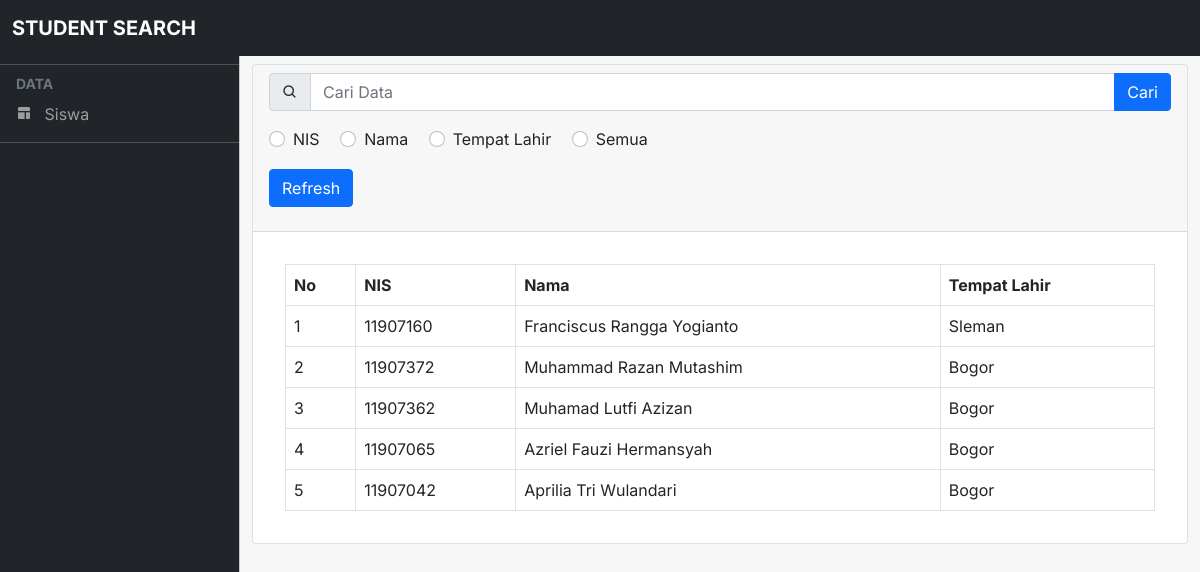
The page / on the database its author committed.
### tables this page shows
CREATE TABLE `siswa` (
  `id` int(11) NOT NULL,
  `nis` varchar(100) NOT NULL,
  `nama` varchar(100) NOT NULL,
  `tempat_lahir` varchar(100) NOT NULL
);

### php/search.php (called while the page is built)
<?php
    if(isset($_GET['cari'])){
        @$radiovalue = $_GET['radiocheck'];
        $cari = $_GET['cari'];
        echo "<b>Hasil pencarian : ".$cari."</b>";
        if($radiovalue == "nis"){
        $query = mysqli_query($conn, "SELECT * FROM siswa WHERE nis LIKE '%".$cari."%' ");
        }
        if($radiovalue == "nama"){
        $query = mysqli_query($conn, "SELECT * FROM siswa WHERE nama LIKE '%".$cari."%' ");
        }
        if($radiovalue == "tempat_lahir"){
        $query = mysqli_query($conn, "SELECT * FROM siswa WHERE tempat_lahir LIKE '%".$cari."%' ");
        }
        if($radiovalue == "semua"){
        $query = mysqli_query($conn, "SELECT * FROM siswa WHERE nis LIKE '%" . $cari . "%' OR nama LIKE '%" . $cari . "%' OR tempat_lahir LIKE '%" . $cari . "%' ");
        }
        if($radiovalue == ""){
        $query = mysqli_query($conn, "SELECT * FROM siswa WHERE nis LIKE '%" . $cari . "%' OR nama LIKE '%" . $cari . "%' OR tempat_lahir LIKE '%" . $cari . "%' ");
        }
    }
    else{
        $query = mysqli_query($conn, "SELECT * FROM siswa");
    }
    $no = 1;
?>

### index.php (the view, shortened to what this page needs)
<?php
require_once 'php/config.php';
require_once 'app/header.php';
?>
<body>
    <?php
    require_once 'app/navbar.php';
    require_once 'app/sidebar.php';
    ?>
    <main class="mt-5 pt-3">
        <div class="container-fluid">
            <div class="row">
              <div class="mx-auto">
                <div class="col-md-12 mb-3">
                  <div class="card">
                      <div class="card-header">
                          <form action="index.php" method="GET">
                            <div class="form-group mb-3 input-group">
                              <span class="input-group-text">
                                <i class='bx bx-search'></i>
                              </span>
                              <input type="text" class="form-control" placeholder="Cari Data" name="cari">
                              <button type="submit" class="btn btn-primary">Cari</button>
                            </div>
                            <div class="mb-3 radio-group">
                              <div class="form-check form-check-inline">
                                <input class="form-check-input" type="radio" name="radiocheck" id="radioNis" value="nis" autocomplete="off">
                                <label class="form-check-label" for="radioNis">NIS</label>
                              </div>
                              <div class="form-check form-check-inline">
                                <input class="form-check-input" type="radio" name="radiocheck" id="radioNama" value="nama" autocomplete="off">
                                <label class="form-check-label" for="radioNama">Nama</label>
                              </div>
                              <div class="form-check form-check-inline">
                                <input class="form-check-input" type="radio" name="radiocheck" id="radioTempat" value="tempat_lahir" autocomplete="off">
                                <label class="form-check-label" for="radioTempat">Tempat Lahir</label>
                              </div>
                              <div class="form-check form-check-inline">
                                <input class="form-check-input" type="radio" name="radiocheck" id="radioSemua" value="semua" autocomplete="off">
                                <label class="form-check-label" for="radioSemua">Semua</label>
                              </div>
                            </div>
                          </form>
                          <div class="mb-3">
                              <a class="btn btn-primary" href="index.php">Refresh</a>
                          </div>
                      </div>
                      <div class="card-body">
                          <div class="table-responsive px-3">
                            <table class="table table-bordered mt-3">
                                <thead>
                                  <tr>
                                    <th scope="col">No</th>
                                    <th scope="col">NIS</th>
                                    <th scope="col">Nama</th>
                                    <th scope="col">Tempat Lahir</th>
                                  </tr>
                                </thead>
                                <tbody id="show">
                                    <?php
                                    include 'php/search.php';
                                    while ($row = mysqli_fetch_object($query)) {
                                    ?>
                                        <tr>
                                            <td><?= $no++; ?></td>
                                            <td><?= $row->nis; ?></td>
                                            <td><?= $row->nama; ?></td>
                                            <td><?= $row->tempat_lahir; ?></td>
                                        </tr>
                                    <?php } ?>
                                </tbody>
                            </table>
                          </div>
                      </div>
                  </div>
              </div>
          </div>
        </div>
      </div>
    </main>
</body>
</html>

### app/header.php (shortened to what this page needs)
<!DOCTYPE html>
<html lang="en">
<head>
    <link href="https://cdn.jsdelivr.net/npm/bootstrap@5.1.0/dist/css/bootstrap.min.css" rel="stylesheet">
    <link href='https://unpkg.com/boxicons@2.0.9/css/boxicons.min.css' rel='stylesheet'>
    <link rel="stylesheet" href="css/style.css">
</head>

### app/navbar.php (shortened to what this page needs)
<nav class="navbar navbar-expand-lg navbar-dark bg-dark fixed-top">
    <div class="container-fluid">
        <a class="navbar-brand fw-bold text-uppercase me-auto" href="#">Student Search</a>
    </div>
</nav>

### app/sidebar.php
<div class="offcanvas offcanvas-start sidebar-nav text-white bg-dark" tabindex="-1" id="sidebar" aria-labelledby="sidebar">
    <div class="offcanvas-body p-0">
      <nav class="navbar-dark">
          <ul class="navbar-nav">
              <li>
                  <hr class="dropdown-divider">
              </li>
              <li>
                  <div class="text-muted small fw-bold text-uppercase px-3">
                  DATA
                  </div>
              </li>
              <li>
                  <a href="" class="nav-link px-3">
                      <span><i class='bx bxs-layout'></i></span>
                      <span class="px-2">Siswa</span>
                  </a>
              </li>
              <li>
                  <hr class="dropdown-divider">
              </li>
              </ul>
        </nav>
    </div>
</div>

### css/style.css (style rules this page uses)
body, button { font-family: "Inter", sans-serif; background: #f7f7f7; }
:root { --offcanvas-width: 15rem; --topNavbarHeight: 3.5rem; }
.sidebar-nav { width: var(--offcanvas-width); }
@media (min-width:992px) { body { overflow: auto !important; } }
@media (min-width:992px) { main { margin-left: var(--offcanvas-width); } }
@media (min-width:992px) { .sidebar-nav { transform: none; visibility: visible !important; top:var(--topNavbarHeight); height: calc(100% - var(--topNavbarHeight)); } }

### rows shown on the page
siswa: nis "11907160", nama "Franciscus Rangga Yogianto", tempat_lahir "Sleman"
siswa: nis "11907372", nama "Muhammad Razan Mutashim", tempat_lahir "Bogor"
siswa: nis "11907362", nama "Muhamad Lutfi Azizan", tempat_lahir "Bogor"
siswa: nis "11907065", nama "Azriel Fauzi Hermansyah", tempat_lahir "Bogor"
siswa: nis "11907042", nama "Aprilia Tri Wulandari", tempat_lahir "Bogor"
